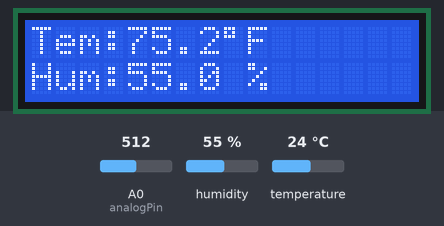
The sketch below on a simulated Arduino Uno, built with avr-gcc and run on an emulated ATmega328P. Parts: 16×2 character LCD. Wiring (inferred from the names in the program): DHT11 sensor: data pin 3. Inputs (shaded band) come from the test bench; at power-on: humidity 55 %, temperature 24 °C, A0 (analogPin) = 512.

Above: at 1.2 s.
1.3 s: humidity set to 22 %
At 1.7 s:
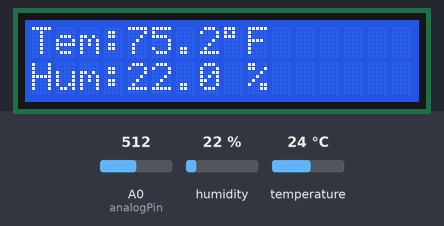
2.8 s: temperature set to 12 °C
At 3.4 s:
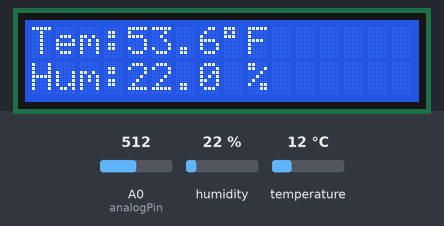
4.5 s: humidity set to 40 %
At 5.9 s:
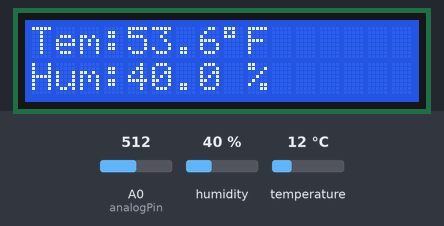
6.2 s: temperature set to 19 °C
At 7.8 s:
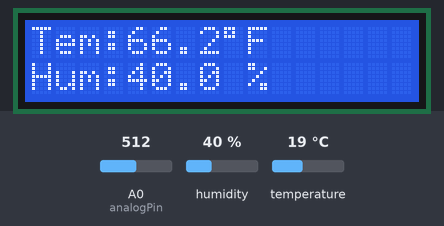
Timing chart, 0 to 8.9 s (numbered marks = the images above; inputs shaded):
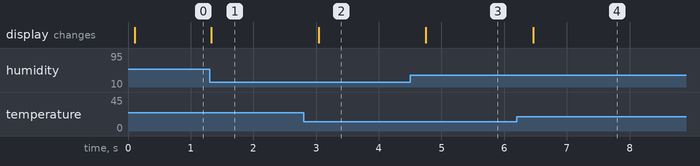

Measured:
- after the input at 1.3 s, the display: changes at once (image 1)
- after the input at 2.8 s, the display: changes after 0.24 s (image 2)
- after the input at 4.5 s, the display: changes after 0.25 s (image 3)
- after the input at 6.2 s, the display: changes after 0.26 s (image 4)

The sketch:

dht_test.ino
```cpp
/*****************************************************
 * name:Humiture Detection
 * function:you can see the current value of humidity and temperature displayed on the I2C LCD1602.
 ******************************************************/
//Email:support@sunfounder.com
//Website:www.sunfounder.com

//include the libraries
#include <dht.h>
#include <LiquidCrystal_I2C.h>
#include <Wire.h>
LiquidCrystal_I2C lcd(0x27,16,2);  // set the LCD address to 0x27 for a 16 chars and 2 line display

dht DHT;//create a variable type of dht

const int DHT11_PIN= 3;//Humiture sensor attach to pin7


#define analogPin  A0 //the thermistor attach to
#define beta 3950 //the beta of the thermistor
#define resistance 10 //the value of the pull-up resistor


void setup()
{
  Serial.begin(9600);//initialize the serial
  lcd.init();  //initialize the lcd
  lcd.backlight();  //open the backlight
}

void loop()
{
  // READ DATA
  //Serial.println("DHT11:");

  int chk = DHT.read11(DHT11_PIN);//read the value returned from sensor
  switch (chk)
  {
  case DHTLIB_OK:
    //Serial.println("OK!");
    break;
  case DHTLIB_ERROR_CHECKSUM:
    //Serial.print("Checksum error,\t");
    break;
  case DHTLIB_ERROR_TIMEOUT:
    //Serial.print("Time out error,\t");
    break;
  default:
    //Serial.print("Unknown error,\t");
    break;
  }

  //Thermistor

  long a =1023 - analogRead(analogPin);  //read thermistor value
  float tempC = beta /(log((1025.0 * 10 / a - 10) / 10) + beta / 298.0) - 273.0;
  float tempF = 1.8*tempC + 32.0;
  //end thermistor

  // DISPLAY DATA
  lcd.setCursor(0, 0);
  lcd.print("Tem:");
  //Serial.print("Tem:");
  lcd.print(DHT.temperature * 1.8 + 32.0,1); //print the temperature on lcd
  // Serial.print(DHT.temperature,1);
  lcd.print(char(223));//print the unit" ℃ "
  lcd.print("F");
  // Serial.println(" C");
  lcd.setCursor(0, 1);
  lcd.print("Hum:");
  //Serial.print("Hum:");
  lcd.print(DHT.humidity,1); //print the humidity on lcd
  //Serial.print(DHT.humidity,1);
  lcd.print(" %");
  //Serial.println(" %");
  delay(200); //wait a while
}
```
